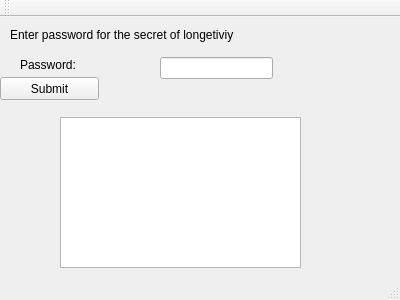
<?xml version="1.0" encoding="UTF-8"?>
<ui version="4.0">
 <class>MainWindow</class>
 <widget class="QMainWindow" name="MainWindow">
  <property name="geometry">
   <rect>
    <x>0</x>
    <y>0</y>
    <width>400</width>
    <height>300</height>
   </rect>
  </property>
  <property name="windowTitle">
   <string>MainWindow</string>
  </property>
  <widget class="QWidget" name="centralWidget">
   <widget class="QLineEdit" name="Password">
    <property name="geometry">
     <rect>
      <x>160</x>
      <y>40</y>
      <width>113</width>
      <height>22</height>
     </rect>
    </property>
    <property name="text">
     <string/>
    </property>
   </widget>
   <widget class="QLabel" name="label">
    <property name="geometry">
     <rect>
      <x>10</x>
      <y>10</y>
      <width>311</width>
      <height>16</height>
     </rect>
    </property>
    <property name="text">
     <string>Enter password for the secret of longetiviy</string>
    </property>
   </widget>
   <widget class="QLabel" name="label_2">
    <property name="geometry">
     <rect>
      <x>20</x>
      <y>40</y>
      <width>71</width>
      <height>16</height>
     </rect>
    </property>
    <property name="text">
     <string>Password:</string>
    </property>
   </widget>
   <widget class="QPushButton" name="Submit">
    <property name="geometry">
     <rect>
      <x>0</x>
      <y>60</y>
      <width>99</width>
      <height>23</height>
     </rect>
    </property>
    <property name="text">
     <string>Submit</string>
    </property>
   </widget>
   <widget class="QTextEdit" name="Answer">
    <property name="geometry">
     <rect>
      <x>60</x>
      <y>100</y>
      <width>241</width>
      <height>151</height>
     </rect>
    </property>
   </widget>
  </widget>
  <widget class="QMenuBar" name="menuBar">
   <property name="geometry">
    <rect>
     <x>0</x>
     <y>0</y>
     <width>400</width>
     <height>20</height>
    </rect>
   </property>
  </widget>
  <widget class="QToolBar" name="mainToolBar">
   <attribute name="toolBarArea">
    <enum>TopToolBarArea</enum>
   </attribute>
   <attribute name="toolBarBreak">
    <bool>false</bool>
   </attribute>
  </widget>
  <widget class="QStatusBar" name="statusBar"/>
 </widget>
 <layoutdefault spacing="6" margin="11"/>
 <resources/>
 <connections/>
</ui>
